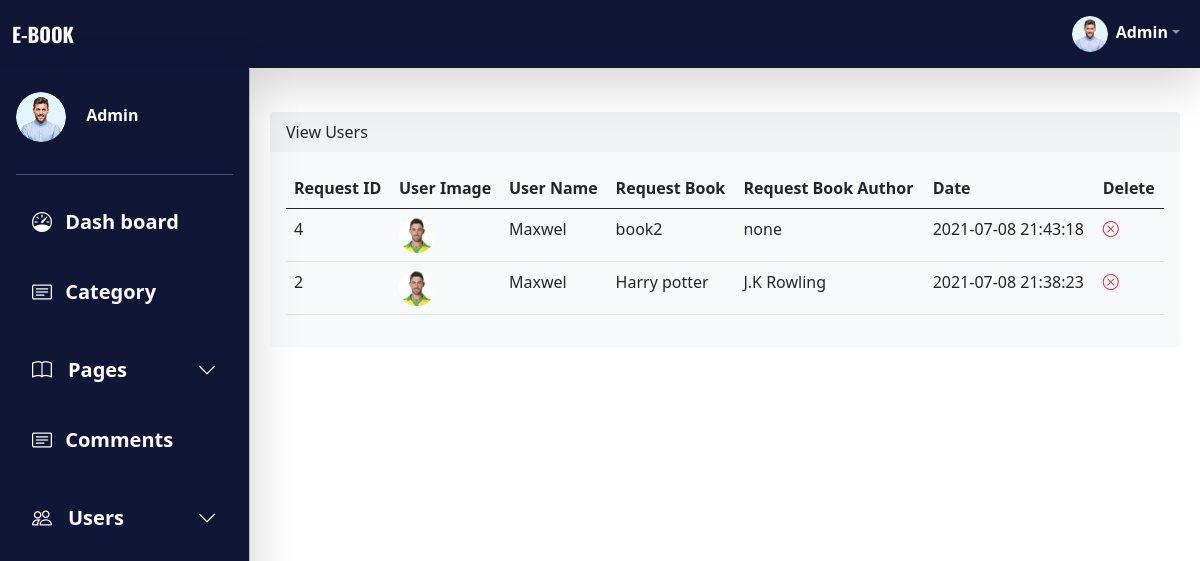
Screenshot of /admin/view_request.php (signed in) with the database file from the repository.
### tables this page shows
CREATE TABLE `request` (
  `request_id` int(11) NOT NULL,
  `request_book` varchar(100) NOT NULL,
  `request_author` varchar(100) NOT NULL,
  `request_user` varchar(100) NOT NULL,
  `request_user_image` varchar(100) NOT NULL,
  `request_date` datetime NOT NULL
);

### admin/view_request.php (the view, shortened to what this page needs)
<?php include 'aheader.php';
?>
<main class="mt-5 pt-3">
    <div class="container">
    <div class="card mt-5 mb-2 mx-2 border-0 bg-light">
  <div class="card-header border-0">
    View Users
  </div>
  <div class="card-body">
  <div class="card-tables  table-responsive">
  <table class="table  table-hover ">
  <thead>
    <tr>
      <th scope="col">Request ID</th>
      <th scope="col">User Image</th>
      <th scope="col">User Name</th>
      <th scope="col">Request Book</th>
      <th scope="col">Request Book Author</th>
      <th scope="col">Date</th>
      <th scope="col">Delete</th>
    </tr>
  </thead>
  <tbody class="text-start ">
  <?php
$select_request_query = "SELECT * FROM request order by request_date DESC";
$select_request_result = mysqli_query($connection, $select_request_query);
while ($row = mysqli_fetch_assoc($select_request_result)) {
    $request_id = $row['request_id'];
    $request_book = $row['request_book'];
    $request_author = $row['request_author'];
    $request_user_image = $row['request_user_image'];
    $request_user = $row['request_user'];
    $request_date = $row['request_date'];
    ?>
    <tr>
      <td><?php echo $request_id ?></td>
      <td><img class="rounded-circle" width="36" height="36"  src="../images/<?php echo $request_user_image; ?>" alt=""></td>
      <td><?php echo $request_user; ?></td>
      <td><?php echo $request_book; ?></td>
      <td><?php echo $request_author; ?></td>
      <td><?php echo $request_date; ?></td>
      <td class=""><a href='view_request.php?delete=<?php echo $request_id; ?>' ><i class="bi bi-x-circle text-danger"></i></a></td>
    </tr>
    <?php }?>
  </tbody>
</table>
  </div>
  </div>
</div>
    </div>
</main>
<?php include 'afooter.php';?>

### css/admin_style.css (style rules this page uses)
:root { --offcanvas-width: 250px; --topNavbar-height: 68px; }
@media (min-width: 992px) { body { overflow: auto !important; } }
@media (min-width: 992px) { main { margin-left: var(--offcanvas-width); } }

### rows the page displays
request: request_id "4", request_user_image (picture), request_user "Maxwel", request_book "book2", request_author "none", request_date "2021-07-08 21:43:18"
request: request_id "2", request_user_image (picture), request_user "Maxwel", request_book "Harry potter", request_author "J.K Rowling", request_date "2021-07-08 21:38:23"

### other values shown
$_SESSION['A_NAME'] "Admin"
